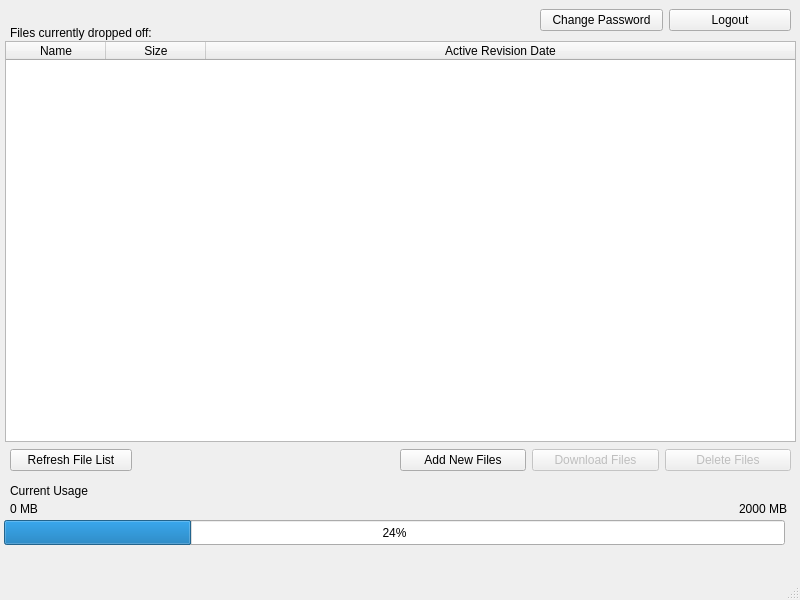
<?xml version="1.0" encoding="UTF-8"?>
<ui version="4.0">
 <class>homeWindow</class>
 <widget class="QMainWindow" name="homeWindow">
  <property name="geometry">
   <rect>
    <x>0</x>
    <y>0</y>
    <width>800</width>
    <height>600</height>
   </rect>
  </property>
  <property name="windowTitle">
   <string>Open DropOff - Home Screen</string>
  </property>
  <widget class="QWidget" name="centralwidget">
   <widget class="QProgressBar" name="progressBar">
    <property name="geometry">
     <rect>
      <x>4</x>
      <y>520</y>
      <width>781</width>
      <height>25</height>
     </rect>
    </property>
    <property name="value">
     <number>24</number>
    </property>
   </widget>
   <widget class="QLabel" name="usageLabel">
    <property name="geometry">
     <rect>
      <x>10</x>
      <y>481</y>
      <width>121</width>
      <height>20</height>
     </rect>
    </property>
    <property name="text">
     <string>Current Usage</string>
    </property>
   </widget>
   <widget class="QLabel" name="usedLabel">
    <property name="geometry">
     <rect>
      <x>10</x>
      <y>500</y>
      <width>67</width>
      <height>17</height>
     </rect>
    </property>
    <property name="text">
     <string>0 MB</string>
    </property>
   </widget>
   <widget class="QLabel" name="maxLabel">
    <property name="geometry">
     <rect>
      <x>720</x>
      <y>500</y>
      <width>67</width>
      <height>17</height>
     </rect>
    </property>
    <property name="text">
     <string>2000 MB</string>
    </property>
    <property name="alignment">
     <set>Qt::AlignRight|Qt::AlignTrailing|Qt::AlignVCenter</set>
    </property>
   </widget>
   <widget class="QTableWidget" name="fileTable">
    <property name="geometry">
     <rect>
      <x>5</x>
      <y>41</y>
      <width>791</width>
      <height>401</height>
     </rect>
    </property>
    <property name="showGrid">
     <bool>false</bool>
    </property>
    <property name="sortingEnabled">
     <bool>true</bool>
    </property>
    <property name="cornerButtonEnabled">
     <bool>false</bool>
    </property>
    <property name="columnCount">
     <number>3</number>
    </property>
    <attribute name="horizontalHeaderCascadingSectionResizes">
     <bool>false</bool>
    </attribute>
    <attribute name="horizontalHeaderDefaultSectionSize">
     <number>100</number>
    </attribute>
    <attribute name="horizontalHeaderStretchLastSection">
     <bool>true</bool>
    </attribute>
    <attribute name="verticalHeaderCascadingSectionResizes">
     <bool>false</bool>
    </attribute>
    <column>
     <property name="text">
      <string>Name</string>
     </property>
    </column>
    <column>
     <property name="text">
      <string>Size</string>
     </property>
    </column>
    <column>
     <property name="text">
      <string>Active Revision Date</string>
     </property>
    </column>
   </widget>
   <widget class="QWidget" name="layoutWidget">
    <property name="geometry">
     <rect>
      <x>400</x>
      <y>440</y>
      <width>391</width>
      <height>41</height>
     </rect>
    </property>
    <layout class="QHBoxLayout" name="fileButtonLayout">
     <item>
      <widget class="QPushButton" name="addButton">
       <property name="text">
        <string>Add New Files</string>
       </property>
      </widget>
     </item>
     <item>
      <widget class="QPushButton" name="downloadButton">
       <property name="enabled">
        <bool>false</bool>
       </property>
       <property name="text">
        <string>Download Files</string>
       </property>
      </widget>
     </item>
     <item>
      <widget class="QPushButton" name="deleteButton">
       <property name="enabled">
        <bool>false</bool>
       </property>
       <property name="text">
        <string>Delete Files</string>
       </property>
      </widget>
     </item>
    </layout>
   </widget>
   <widget class="QWidget" name="layoutWidget_2">
    <property name="geometry">
     <rect>
      <x>540</x>
      <y>0</y>
      <width>251</width>
      <height>41</height>
     </rect>
    </property>
    <layout class="QHBoxLayout" name="accountButtonLayout">
     <item>
      <widget class="QPushButton" name="pwButton">
       <property name="text">
        <string>Change Password</string>
       </property>
      </widget>
     </item>
     <item>
      <widget class="QPushButton" name="logoutButton">
       <property name="text">
        <string>Logout</string>
       </property>
      </widget>
     </item>
    </layout>
   </widget>
   <widget class="QLabel" name="fileListLabel">
    <property name="geometry">
     <rect>
      <x>10</x>
      <y>25</y>
      <width>211</width>
      <height>16</height>
     </rect>
    </property>
    <property name="text">
     <string>Files currently dropped off:</string>
    </property>
   </widget>
   <widget class="QWidget" name="layoutWidget_3">
    <property name="geometry">
     <rect>
      <x>10</x>
      <y>440</y>
      <width>122</width>
      <height>41</height>
     </rect>
    </property>
    <layout class="QHBoxLayout" name="refreshButtonLayout_2">
     <item>
      <widget class="QPushButton" name="refreshButton">
       <property name="text">
        <string>Refresh File List</string>
       </property>
      </widget>
     </item>
    </layout>
   </widget>
  </widget>
  <widget class="QMenuBar" name="menubar">
   <property name="geometry">
    <rect>
     <x>0</x>
     <y>0</y>
     <width>800</width>
     <height>25</height>
    </rect>
   </property>
  </widget>
  <widget class="QStatusBar" name="statusbar"/>
 </widget>
 <resources/>
 <connections/>
</ui>
